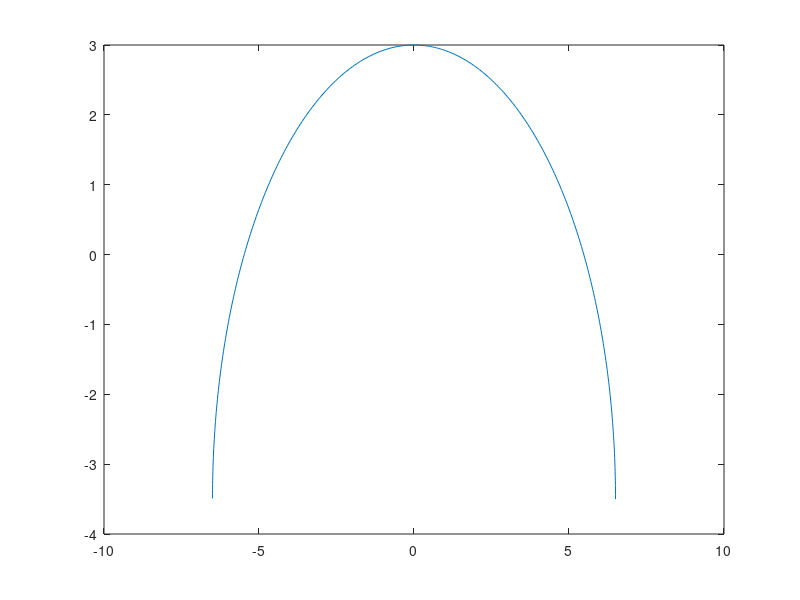

The MATLAB script that drew this image: (Note: this script raises an error after producing the figure.)
%%value from microcontroller
clkHz= 50 *10^6;
deg0PW = 1.5*10^-3;
degN90PW = 1*10^-3;
degP90PW = 2*10^-3;

tick_0Deg   = deg0PW*clkHz;
tick_perDeg = ((degP90PW - degN90PW)*clkHz)/180;

r = 6.5;
ang=0:0.01:pi; 
xp=r*cos(ang);
yp=r*sin(ang)-3.5;
plot(xp,yp);

dist = 6.5;
motXDeg = rad2deg(atan(xp/dist));
motYDeg = -1*rad2deg(atan(yp/dist));

motXTick = int64(tick_0Deg + motXDeg*tick_perDeg);
motYTick = int64(tick_0Deg + motYDeg*tick_perDeg);
h1 = [0 0];
h2 = [0 1];
h3 = [1 0];
h4 = [1 1];

try
    MyPort = serial('COM5','baudrate',9600,'databits',8, ...
        'parity','none','stopbits',1);
    fopen(MyPort);
    disp(MyPort)
    for i=1:length(motXTick)
        curX = motXTick(i);
        curY = motYTick(i);
        curXZ = round(curX/50);
        curYZ = round(curY/50);
        x_u12 = bitget(curXZ,1:12);
        y_u12 = bitget(curYZ,1:12);
        m1 = [h1 x_u12(6:-1:1)];
        m2 = [h2 x_u12(12:-1:1)];
        m3 = [h3 y_u12(6:-1:1)];
        m4 = [h4 y_u12(12:-1:1)];
        m1 = m1(8:-1:1);
        m2 = m2(8:-1:1);
        m3 = m3(8:-1:1);
        m4 = m4(8:-1:1);
        %disp('Start')
        %fprintf(MyPort,'a');
        fwrite(MyPort,bi2de(m1));
        out = fread(MyPort, 1, 'uint8')
        fwrite(MyPort,bi2de(m2));
        out = fread(MyPort, 1, 'uint8')
        fwrite(MyPort,bi2de(m3));
        out = fread(MyPort, 1, 'uint8')
        fwrite(MyPort,bi2de(m4));
        out = fread(MyPort, 1, 'uint8')
        %a = char(out)
        %out = fread(MyPort, 1, 'uint8')
        pause(0.02);

    end
        fclose(MyPort)
        delete(MyPort)
        clear MyPort

catch
    fclose(MyPort)
    delete(MyPort)
    clear MyPort
end